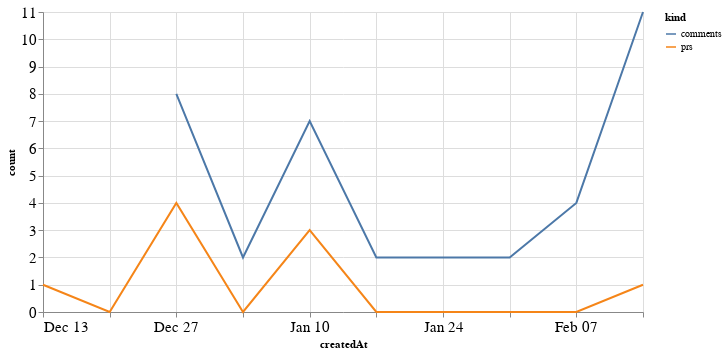

Source (notebook cell):
### Code cell
alt.Chart(total_time, width=600).mark_line().encode(
    x='createdAt',
    y='count',
    color='kind'
)

### Figure 1 — Vega-Lite specification as saved in the notebook (floating-point values rounded to 4 significant figures)
{"config": {"axisLeft": {"labelFontSize": 15}, "axisBottom": {"labelFontSize": 15}}, "data": {"name": "data-92d1bd1149db2ff9ec25f3ef19626fea"}, "mark": "line", "encoding": {"color": {"type": "nominal", "field": "kind"}, "x": {"type": "temporal", "field": "createdAt"}, "y": {"type": "quantitative", "field": "count"}}, "width": 600, "$schema": "https://vega.github.io/schema/vega-lite/v4.8.1.json", "datasets": {"data-92d1bd1149db2ff9ec25f3ef19626fea": [{"createdAt": "2020-12-13T00:00:00", "kind": "prs", "count": 1.0}, {"createdAt": "2020-12-20T00:00:00", "kind": "prs", "count": 0.0}, {"createdAt": "2020-12-27T00:00:00", "kind": "prs", "count": 4.0}, {"createdAt": "2021-01-03T00:00:00", "kind": "prs", "count": 0.0}, {"createdAt": "2021-01-10T00:00:00", "kind": "prs", "count": 3.0}, {"createdAt": "2021-01-17T00:00:00", "kind": "prs", "count": 0.0}, {"createdAt": "2021-01-24T00:00:00", "kind": "prs", "count": 0.0}, {"createdAt": "2021-01-31T00:00:00", "kind": "prs", "count": 0.0}, {"createdAt": "2021-02-07T00:00:00", "kind": "prs", "count": 0.0}, {"createdAt": "2021-02-14T00:00:00", "kind": "prs", "count": 1.0}, {"createdAt": "2020-12-13T00:00:00", "kind": "comments", "count": null}, {"createdAt": "2020-12-20T00:00:00", "kind": "comments", "count": null}, {"createdAt": "2020-12-27T00:00:00", "kind": "comments", "count": 8.0}, {"createdAt": "2021-01-03T00:00:00", "kind": "comments", "count": 2.0}, {"createdAt": "2021-01-10T00:00:00", "kind": "comments", "count": 7.0}, {"createdAt": "2021-01-17T00:00:00", "kind": "comments", "count": 2.0}, {"createdAt": "2021-01-24T00:00:00", "kind": "comments", "count": 2.0}, {"createdAt": "2021-01-31T00:00:00", "kind": "comments", "count": 2.0}, {"createdAt": "2021-02-07T00:00:00", "kind": "comments", "count": 4.0}, {"createdAt": "2021-02-14T00:00:00", "kind": "comments", "count": 11.0}]}}
